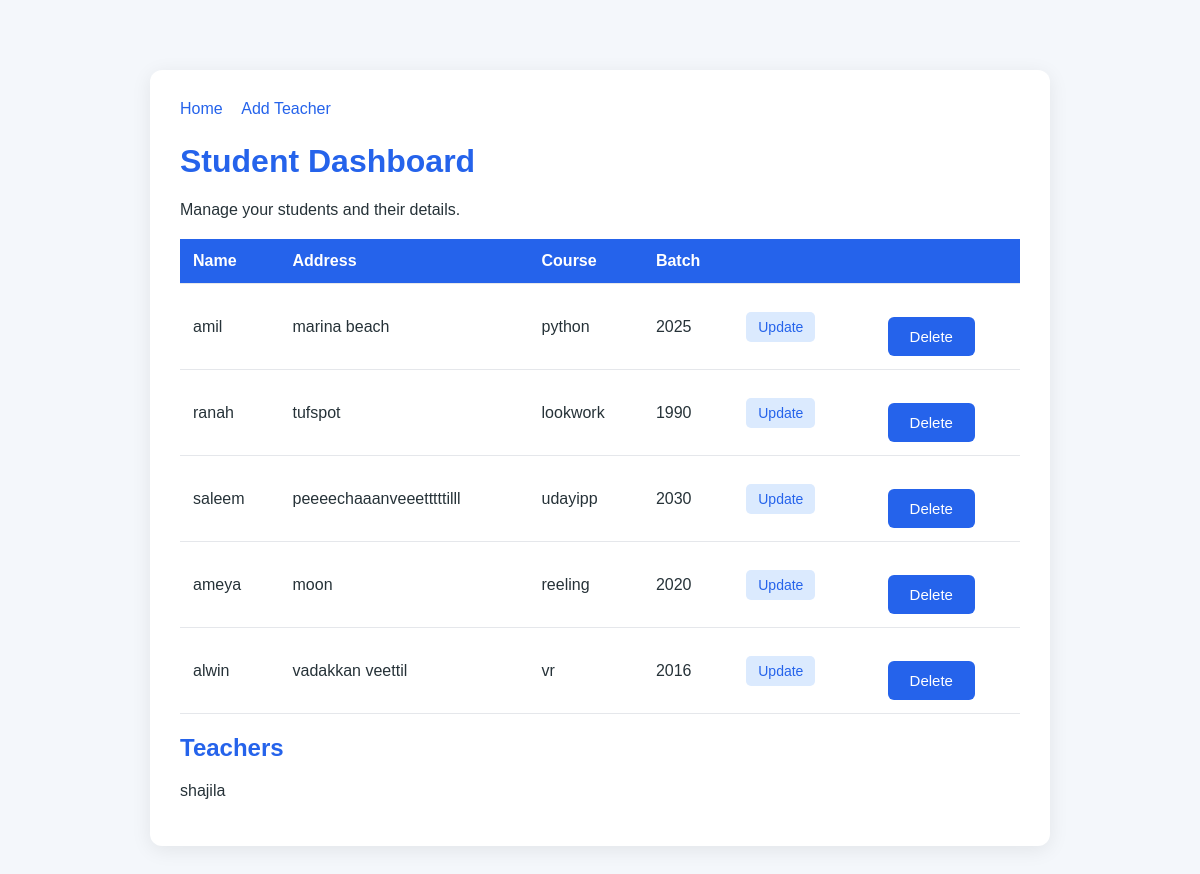
The page / on the database its author committed.
### gestapp/models.py (models this page shows, shortened)
class Students(models.Model):
    name=models.CharField(max_length=100)
    address=models.CharField(max_length=500)
    course=models.CharField(max_length=200)
    batch=models.CharField(max_length=10)

class Teachers(models.Model):
    name=models.CharField(max_length=100)
    code=models.CharField(max_length=10)
    subject=models.CharField(max_length=200)
    department=models.CharField(max_length=100)

### gestapp/views.py (the view)
# urls.py: path('',index,name="index"),
def index(request):
    std=Students.objects.all()
    tcr=Teachers.objects.all()
    context={
        'std':std,
        'tcr':tcr
    }
    return render(request,'index.html',context)

### gestapp/templates/index.html (shortened to what this page needs)
{% load static %}
<!DOCTYPE html>
<html>
<head>
    <link rel="stylesheet" href="{% static 'style.css' %}">
</head>
<body>
    <div class="container">
        <nav>
            <a href="{% url 'home' %}">Home</a>
            <a href="{% url 'login' %}">Add Teacher</a>
        </nav>
        <h1>Student Dashboard</h1>
        <p>Manage your students and their details.</p>
        <table>
            <tr>
                <th>Name</th>
                <th>Address</th>
                <th>Course</th>
                <th>Batch</th>
                <th> </th>
                <th> </th>
            </tr>
            {% for i in std %}
            <tr>
                <td>{{ i.name }}</td>
                <td>{{ i.address }}</td>
                <td>{{ i.course }}</td>
                <td>{{ i.batch }}</td>
                <td>
                    <a class="action-link"
                       href="{% url 'update' i.id %}">Update</a>
                </td>
                <td>
                    <form action="{% url 'delete' i.id %}" method="POST">
                    <button type="submit">Delete</button>
                    </form>
                </td>
            </tr>
            {% empty %}
            <tr>
                <td colspan="5">No students found.</td>
            </tr>
            {% endfor %}
        </table>
        <h2>Teachers</h2>
        {% for i in tcr %}
            <p>{{ i.name }}</p>
        {% empty %}
            <p>No teachers found.</p>
        {% endfor %}
    </div>
</body>
</html>

### gestapp/static/style.css (style rules this page uses)
* { box-sizing: border-box; }
body { font-family: Arial, sans-serif; background: #f4f7fb; color: #263238; margin: 0; padding: 40px 20px; }
.container { max-width: 900px; margin: 30px auto; background: white; padding: 30px; border-radius: 12px; box-shadow: 0 4px 20px rgba(0, 0, 0, 0.08); }
h1, h2 { color: #2563eb; }
a { color: #2563eb; text-decoration: none; margin-right: 15px; }
nav { margin-bottom: 25px; }
table { width: 100%; border-collapse: collapse; margin-top: 20px; background: white; }
th { background: #2563eb; color: white; text-align: left; }
th, td { padding: 13px; border-bottom: 1px solid #e5e7eb; }
form { max-width: 500px; margin-top: 20px; }
button { background: #2563eb; color: white; border: none; padding: 11px 22px; border-radius: 6px; cursor: pointer; font-size: 15px; }
.action-link { background: #dbeafe; padding: 7px 12px; border-radius: 5px; font-size: 14px; }

### rows shown on the page
Students: name "amil", address "marina beach", course "python", batch "2025"
Students: name "ranah", address "tufspot", course "lookwork", batch "1990"
Students: name "saleem", address "peeeechaaanveeetttttilll", course "udayipp", batch "2030"
Students: name "ameya", address "moon", course "reeling", batch "2020"
Students: name "alwin", address "vadakkan veettil", course "vr", batch "2016"
Teachers: name "shajila"
